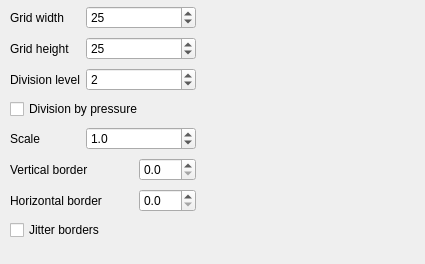
<?xml version="1.0" encoding="UTF-8"?>
<ui version="4.0">
 <class>WdgGridOptions</class>
 <widget class="QWidget" name="WdgGridOptions">
  <property name="geometry">
   <rect>
    <x>0</x>
    <y>0</y>
    <width>425</width>
    <height>264</height>
   </rect>
  </property>
  <property name="sizePolicy">
   <sizepolicy hsizetype="Preferred" vsizetype="Preferred">
    <horstretch>255</horstretch>
    <verstretch>255</verstretch>
   </sizepolicy>
  </property>
  <property name="minimumSize">
   <size>
    <width>425</width>
    <height>260</height>
   </size>
  </property>
  <widget class="QWidget" name="layoutWidget">
   <property name="geometry">
    <rect>
     <x>10</x>
     <y>4</y>
     <width>186</width>
     <height>244</height>
    </rect>
   </property>
   <layout class="QGridLayout" name="gridLayout">
    <item row="0" column="0">
     <widget class="QLabel" name="label">
      <property name="text">
       <string>Grid width</string>
      </property>
     </widget>
    </item>
    <item row="0" column="1" colspan="2">
     <widget class="QSpinBox" name="gridWidthSPBox">
      <property name="maximum">
       <number>999</number>
      </property>
      <property name="value">
       <number>25</number>
      </property>
     </widget>
    </item>
    <item row="1" column="0">
     <widget class="QLabel" name="label_2">
      <property name="text">
       <string>Grid height</string>
      </property>
     </widget>
    </item>
    <item row="1" column="1" colspan="2">
     <widget class="QSpinBox" name="gridHeightSPBox">
      <property name="maximum">
       <number>999</number>
      </property>
      <property name="value">
       <number>25</number>
      </property>
     </widget>
    </item>
    <item row="2" column="0">
     <widget class="QLabel" name="label_3">
      <property name="text">
       <string>Division level</string>
      </property>
     </widget>
    </item>
    <item row="2" column="1" colspan="2">
     <widget class="QSpinBox" name="divisionLevelSPBox">
      <property name="maximum">
       <number>999</number>
      </property>
      <property name="value">
       <number>2</number>
      </property>
     </widget>
    </item>
    <item row="3" column="0" colspan="3">
     <widget class="QCheckBox" name="divisionPressureCHBox">
      <property name="text">
       <string>Division by pressure</string>
      </property>
     </widget>
    </item>
    <item row="4" column="0">
     <widget class="QLabel" name="label_6">
      <property name="text">
       <string>Scale</string>
      </property>
     </widget>
    </item>
    <item row="4" column="1" colspan="2">
     <widget class="QDoubleSpinBox" name="scaleDSPBox">
      <property name="decimals">
       <number>1</number>
      </property>
      <property name="maximum">
       <double>1000.000000000000000</double>
      </property>
      <property name="value">
       <double>1.000000000000000</double>
      </property>
     </widget>
    </item>
    <item row="5" column="0" colspan="2">
     <widget class="QLabel" name="label_4">
      <property name="text">
       <string>Vertical border</string>
      </property>
     </widget>
    </item>
    <item row="5" column="2">
     <widget class="QDoubleSpinBox" name="vertBorderDSPBox">
      <property name="decimals">
       <number>1</number>
      </property>
     </widget>
    </item>
    <item row="6" column="0" colspan="2">
     <widget class="QLabel" name="label_5">
      <property name="text">
       <string>Horizontal border</string>
      </property>
     </widget>
    </item>
    <item row="6" column="2">
     <widget class="QDoubleSpinBox" name="horizBorderDSPBox">
      <property name="decimals">
       <number>1</number>
      </property>
     </widget>
    </item>
    <item row="7" column="0" colspan="2">
     <widget class="QCheckBox" name="jitterBorderCHBox">
      <property name="text">
       <string>Jitter borders</string>
      </property>
     </widget>
    </item>
   </layout>
  </widget>
 </widget>
 <resources/>
 <connections/>
</ui>
